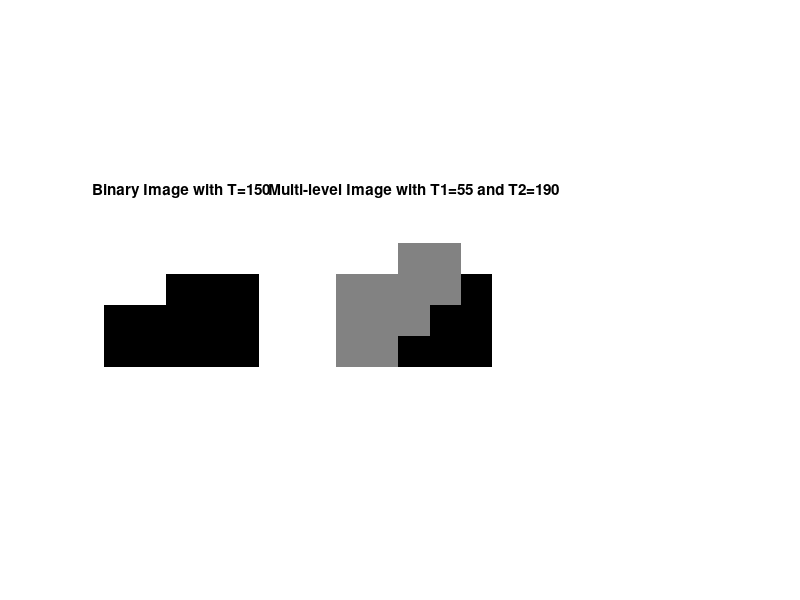

This chart was generated by the following MATLAB code:
% Given matrix
A = [199, 230, 240, 251, 234;
     192, 209, 160, 184, 207;
     185, 170, 120, 146, 39;
     130, 101, 63, 52, 28;
     117, 89, 44, 19, 3];

% Binary thresholding
binary_image = A > 150;

% Multi-level thresholding
multi_level_image = zeros(size(A));
multi_level_image(A <= 55) = 0;
multi_level_image(A > 55 & A <= 190) = 0.5;
multi_level_image(A > 190) = 1;

% Display Result
figure;
subplot(1,3,1);
imshow(binary_image);
title('Binary Image with T=150');

subplot(1,3,2);
imshow(multi_level_image, []);
title('Multi-level Image with T1=55 and T2=190');

